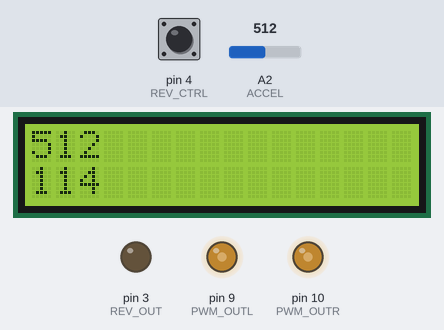
Bench run of a sketch on a simulated Arduino Uno, built with avr-gcc and run on an emulated ATmega328P. Shown: 16×2 character LCD, output pins drawn as LEDs (lit = HIGH). Inputs (shaded band) come from the test bench; at power-on: A2 (ACCEL) = 512, pin 4 (REV_CTRL) HIGH.

Above: at 2.6 s.
2.7 s: A2 (ACCEL) set to 716
At 4.5 s:
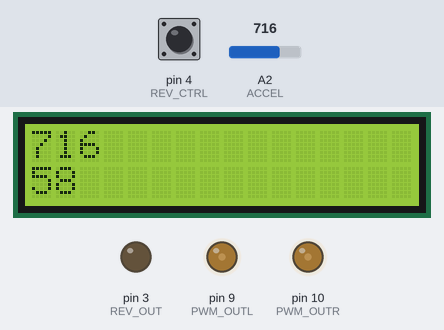
5.5 s: A2 (ACCEL) set to 900
At 7.2 s:
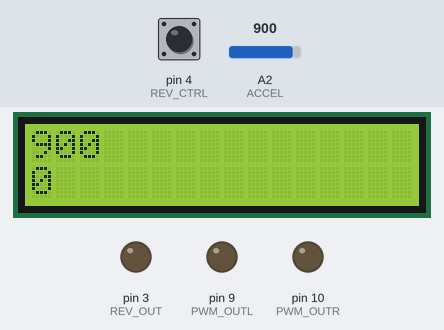
7.5 s: pin 4 (REV_CTRL) pulled LOW for 0.15 s
At 7.57 s:
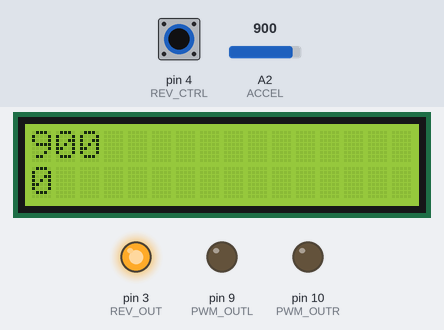
9.1 s: A2 (ACCEL) set to 306
At 10.4 s:
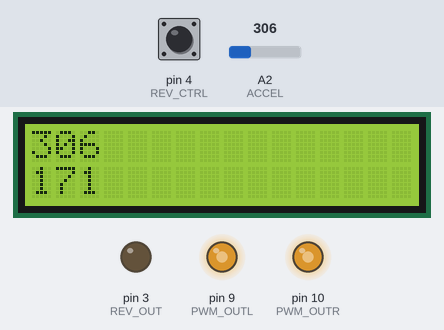
11.5 s: A2 (ACCEL) set to 122
At 13.2 s:
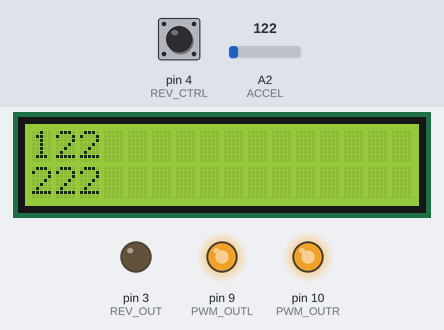
Timing chart, 0 to 14.5 s (numbered marks = the images above; inputs shaded):
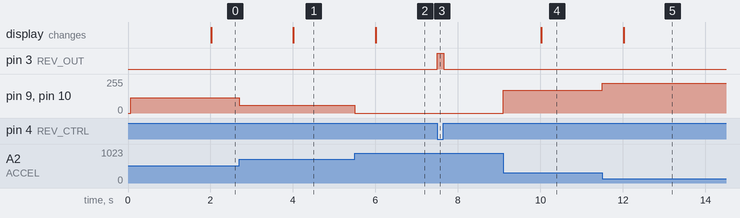

Measured:
- after the input at 2.7 s, pin 9 (PWM_OUTL), pin 10 (PWM_OUTR): 114/255 → 58/255 at once; the display: changes after 1.3 s (image 1)
- after the input at 5.5 s, pin 9 (PWM_OUTL), pin 10 (PWM_OUTR): 58/255 → 0/255 at once; the display: changes after 0.51 s (image 2)
- after the input at 7.5 s, pin 3 (REV_OUT): LOW → HIGH at once, → LOW 0.15 s later
- after the input at 9.1 s, pin 9 (PWM_OUTL), pin 10 (PWM_OUTR): 0/255 → 171/255 at once; the display: changes after 0.92 s (image 4)
- after the input at 11.5 s, pin 9 (PWM_OUTL), pin 10 (PWM_OUTR): 171/255 → 222/255 at once; the display: changes after 0.52 s (image 5)

The sketch:

pwm0_1v3.ino
```cpp
#include <LiquidCrystal_PCF8574.h>
LiquidCrystal_PCF8574 lcd(0x27);


byte PWM_OUTL = 9;
byte PWM_OUTR = 10;
byte ACCEL = A2;
byte REV_CTRL = 4;
byte REV_OUT = 3;
bool REV_ST;

int value;
int mapped;
unsigned long now;
unsigned long lastSecond = 0;

void setup() {
    lcd.begin(16, 2);
       lcd.setBacklight(127);
  lcd.home();
  lcd.clear();
TCCR1A = 0b00000001;  // 8bit
TCCR1B = 0b00001010;  // x8 fast pwm

pinMode (PWM_OUTL, OUTPUT);
pinMode (PWM_OUTR, OUTPUT);
pinMode (REV_OUT, OUTPUT);
pinMode (REV_CTRL, INPUT_PULLUP);
//Serial.begin(9600);
}

void loop() {

  now = millis();


  REV_ST = digitalRead(REV_CTRL);
  value = analogRead(ACCEL);

mapped = map(value, 0, 925, 255, 0);
if (mapped < 50) {
  mapped = 0;
if (REV_ST == HIGH) { digitalWrite(REV_OUT,LOW); }
  else { digitalWrite(REV_OUT,HIGH); }
  analogWrite(PWM_OUTL, mapped);
  analogWrite(PWM_OUTR, mapped);
  //Serial.println(value);
  //Serial.println(mapped);
  //delay(500);

} else {
    if (mapped > 255 ) mapped = 255;
  analogWrite(PWM_OUTL, mapped);
  analogWrite(PWM_OUTR, mapped);

  //Serial.println(value);
  //  Serial.println(mapped);
  //delay(500);

}
  if (now - lastSecond > 2000)
  {
  lcd.clear();
  lcd.setCursor(0, 0);
  //lcd.print("ACCEL :");
  lcd.print(value);
  lcd.setCursor(0, 1);
  //lcd.print("mapped :");
  lcd.print(mapped);
     lastSecond = now;
  }

}
```
